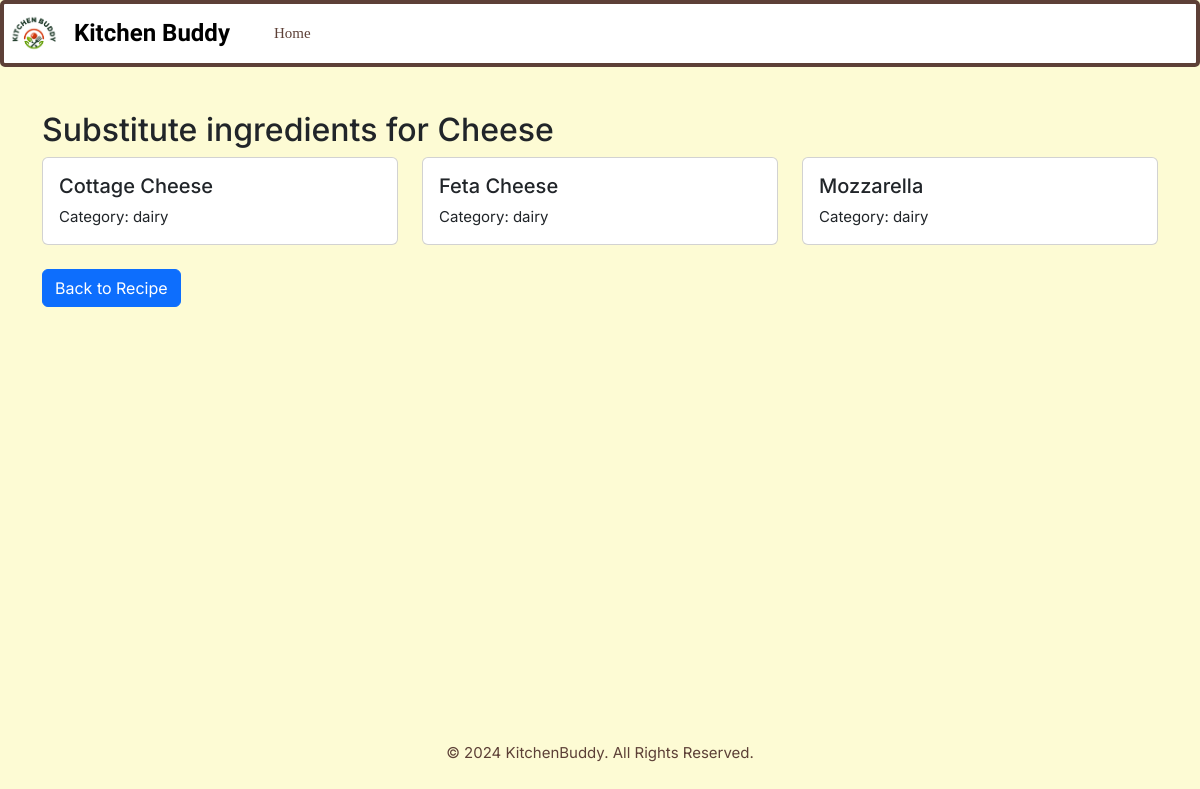
/substitutionIngredients/ingredient/26/substitutes/24/, run on the app's committed database.
### ingredients/models.py (models this page shows, shortened)
class Ingredient(models.Model):
    INGREDIENT_CATEGORY = [('fruits', 'Fruits'), ('vegetables', 'Vegetables'), ('dairy', 'Dairy'),
                           ('meat', 'Meat'), ('grains', 'Grains'), ('spices', 'Spieces'),
                           ('fish', 'Fish'), ('nuts', 'Nuts'), ('other', 'Other')]
    name = models.CharField(max_length=50, unique=True)
    category = models.CharField(max_length=20, choices=INGREDIENT_CATEGORY)
    class Meta:
        ordering = ['category', 'name']

### substitutionIngredients/views.py (the view, shortened to what this page needs)
# urls.py: path('ingredient/<int:ingredient_id>/substitutes/<int:recipe_id>/', views.get_substitute_ingredients, name='show_substitutes')
def get_substitute_ingredients(request, ingredient_id, recipe_id):
    try:
        ingredient = Ingredient.objects.get(id=ingredient_id)
        substitute_ingredients = []
        error = None
        db_substitute_ingredients = Substitute.objects.filter(ingredient=ingredient)
        if db_substitute_ingredients.exists():
            for sub in db_substitute_ingredients:
                substitute_ingredients.append({
                    'name': sub.substitute_ingredient.name,
                    'category': sub.substitute_ingredient.category
                })
    except Exception as e:
        error = f"Error: {e}"
    context = {
        'ingredient': ingredient,
        'substitute_ingredients': substitute_ingredients,
        'error': error,
        'recipe_id': recipe_id
    }
    return render(request, 'substitutionIngredients/substitute_ingredients.html', context)

### substitutionIngredients/templates/substitutionIngredients/substitute_ingredients.html (shortened to what this page needs)
{% extends 'base.html' %}
{% block content %}
<div class="container mt-4">
    <h2>Substitute ingredients for {{ ingredient.name }}</h2>
    {% if substitute_ingredients %}
        <div class="row">
            {% for substitute in substitute_ingredients %}
                <div class="col-md-4 mb-4">
                    <div class="card">
                        <div class="card-body">
                            <h5 class="card-title">{{ substitute.name }}</h5>
                            <p class="card-text">
                                Category: {{ substitute.category }}
                            </p>
                        </div>
                    </div>
                </div>
            {% endfor %}
        </div>
    {% else %}
        {% if not error %}
            <div class="alert alert-info">
                No substitutes found for this ingredient.
            </div>
        {% endif %}
    {% endif %}
    <a href="{% url 'recipe_details' recipe_id %}" class="btn btn-primary">
        Back to Recipe
    </a>
</div>
{% endblock %}

### static/css/base.css (style rules this page uses)
html { height: 100%; }
body { background-color: #fdfbd4; font-family: "Inter", sans-serif; font-size: 15px; line-height: 1.5; box-sizing: border-box; margin: 0; min-height: 100vh; display: flex; flex-direction: column; position: relative; overflow: scroll; width: 100%; }

### data on the page
Ingredient: name "Cheese"
Ingredient: name "Cottage Cheese", category "dairy"
Ingredient: name "Feta Cheese", category "dairy"
Ingredient: name "Mozzarella", category "dairy"
